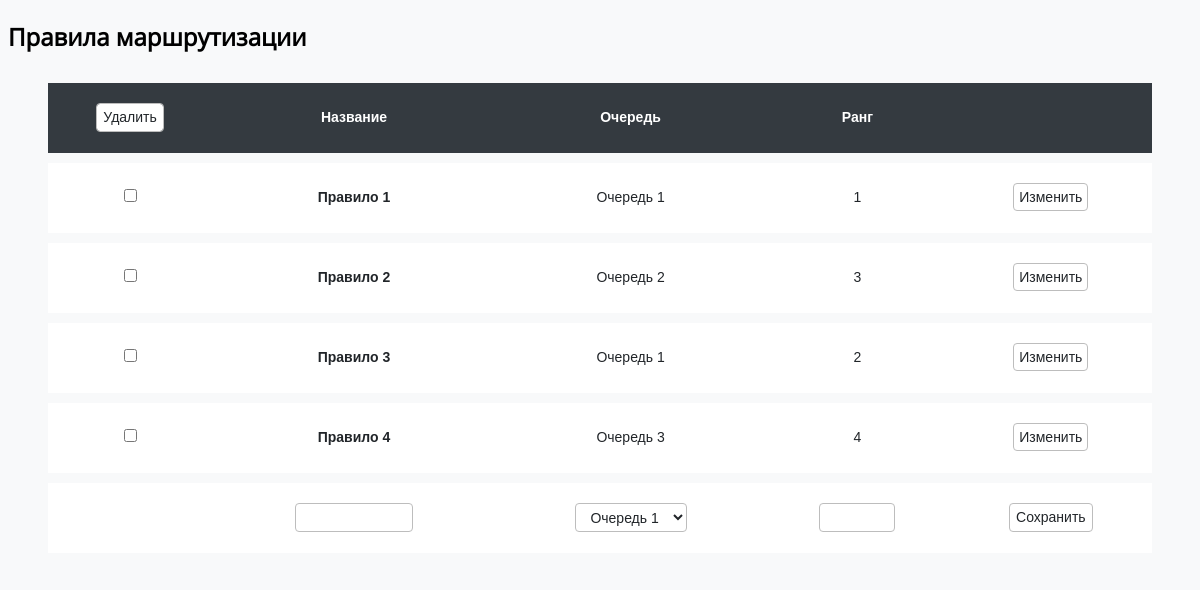
/polls/, run on an earlier commit of the app's database.
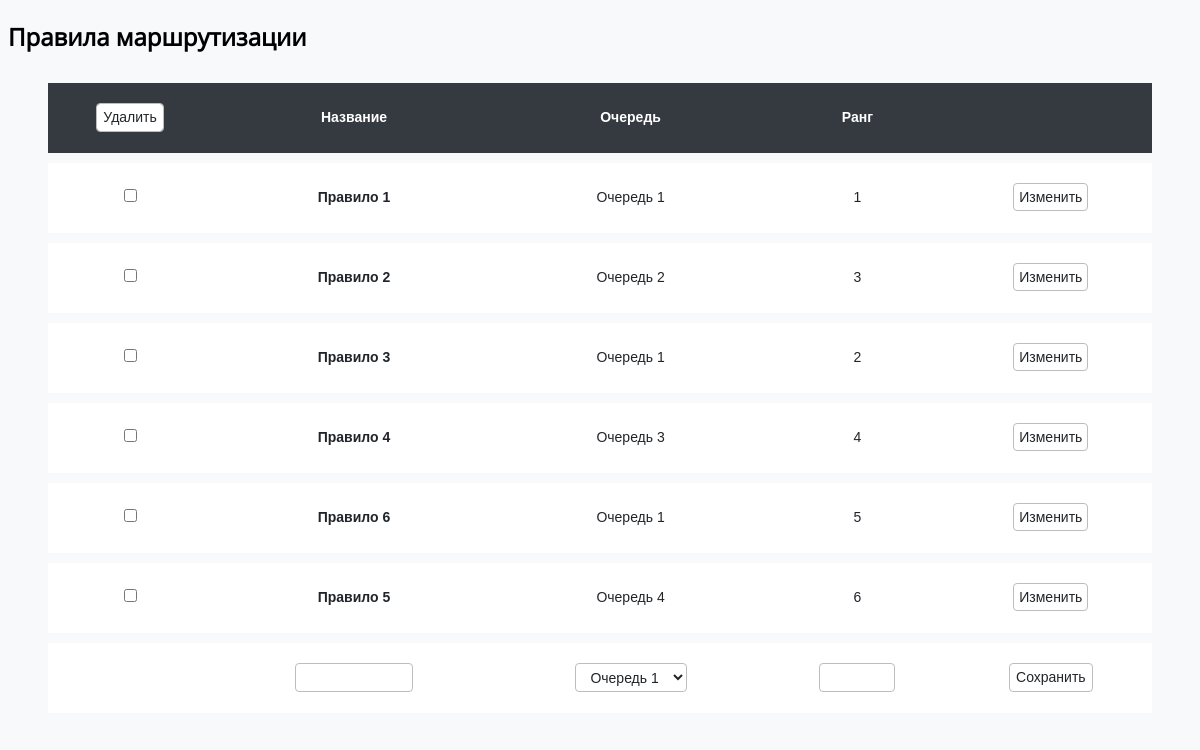
And on a later commit of the database.
### polls/models.py (models this page shows, shortened)
class Rule(models.Model):
    name = models.CharField('Название', max_length = 200)
    queue = models.CharField('Очередь', max_length = 200, choices = [(i,i) for i in Dictionaries.all_queues], default = '-')
    rule_range = models.IntegerField('Ранг',unique=True)
    creator = models.CharField('Пользователь, который создал правило', max_length = 20)
    updator = models.CharField('Пользователь, который последним изменил правило', max_length = 20)
    create_date = models.DateTimeField('Дата создания правила', auto_now=False, auto_now_add=True)
    update_date = models.DateTimeField('Дата последнего изменения правила',auto_now=True, auto_now_add=False)
    class Meta:
        verbose_name = "Правило"
        verbose_name_plural = "Список правил"

### polls/views.py (the view)
# urls.py: path('', views.index, name='index'),
def index(request):
    sort_type = request.GET.get('sort', None)
    if sort_type:
        rule_list = Rule.objects.order_by(sort_type)
    else:
        rule_list = Rule.objects.all()
    return render(request,'polls/list.html', {'rule_list': rule_list, 'Dictionaries': Dictionaries})

### polls/templates/polls/list.html (shortened to what this page needs)
{% extends 'base.html' %}
{% block content %}
    <h2>Правила маршрутизации</h2>
    <table class="table">
        <form action="delete/" method="post">
            <thead class="table-head">
                <tr>
                    <th><input type="submit" class="submit_button" value="Удалить"></th>
                    <th onclick="location.href='?sort=name'">Название</th>
                    <th onclick="location.href='?sort=queue'">Очередь</th>
                    <th onclick="location.href='?sort=rule_range'">Ранг</th>
                    <th></th>
                </tr>
            </thead>
            {% if rule_list %}
                {% for a in rule_list %}
                    <tr class="row">
                        <td class="checkbox_td">
                            <input type="checkbox"  value="{{a.id}}" name="checks">
                        </td>
                        <td><a class="rule_ref" href="{% url 'polls:detail' a.id %}">{{a.name}}</a></td>
                        <td><p>{{a.queue}}</p></td>
                        <td><p>{{a.rule_range}}</p></td>
                        <td><a class="a_button" href="{% url 'polls:list_upd' a.id %}">Изменить</a></td>
                    </tr>
                {% endfor %}
            {% endif %}
        </form>
        <form action="add/" method="post">
            <tr class="row">
                <td></td>
                <td><input type="text" class="rule_name" name="name_new"/></td>
                <td>
                    <select class="rule_queue" name="queue_new">
                        {% for i in Dictionaries.all_queues %}
                            <option value="{{i}}">{{i}}</option>
                        {% endfor %}
                    </select>
                </td>
                <td><input type="number" class="rule_range" name="rule_range_new"/></td>
                <td><input type="submit" class="submit_button" value="Сохранить"></td>
            </tr>
        </form>
    </table>
{% endblock %}

What changed in the data, as far as the page shows it:
added Rule: name "Правило 6", queue "Очередь 1", rule_range "5"
added Rule: name "Правило 5", queue "Очередь 4", rule_range "6"
